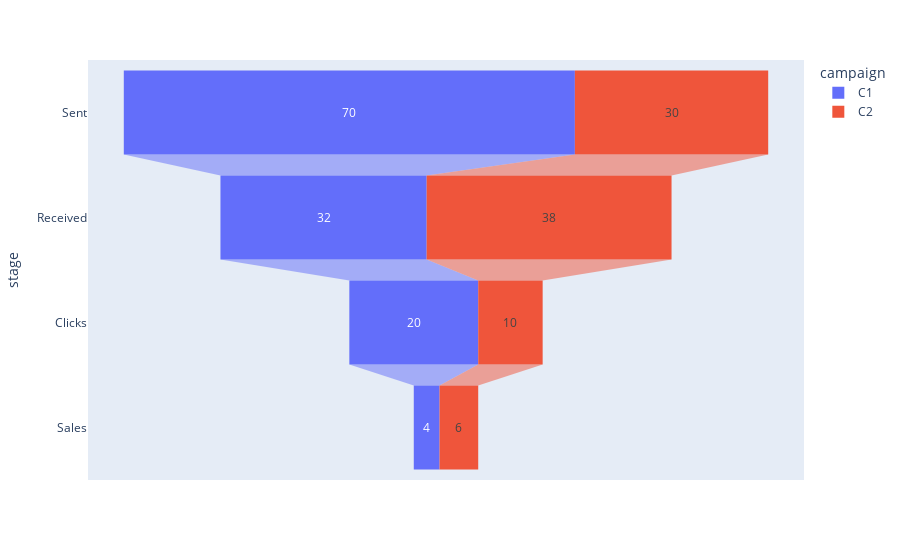

Notebook cell for this chart:
### Code cell
import plotly.express as px
import pandas as pd

# Sample data
df = pd.DataFrame(dict(
    stage = ['Sent', 'Received', 'Clicks', 'Sales',
             'Sent', 'Received', 'Clicks', 'Sales'],
    percentage = [70, 32, 20, 4,
                  30, 38, 10, 6],
    campaign = ['C1', 'C1', 'C1', 'C1',
                'C2', 'C2', 'C2', 'C2']))

fig = px.funnel(df, x = 'percentage', y = 'stage', color = 'campaign')

fig.show()

### Figure 1 — Plotly figure (JSON) as saved in the notebook; plotly's stock layout.template omitted (floating-point values rounded to 4 significant figures)
{"data": [{"hovertemplate": "campaign=C1<br>percentage=%{x}<br>stage=%{y}<extra></extra>", "legendgroup": "C1", "marker": {"color": "#636efa"}, "name": "C1", "orientation": "h", "showlegend": true, "type": "funnel", "x": [70, 32, 20, 4], "xaxis": "x", "y": ["Sent", "Received", "Clicks", "Sales"], "yaxis": "y"}, {"hovertemplate": "campaign=C2<br>percentage=%{x}<br>stage=%{y}<extra></extra>", "legendgroup": "C2", "marker": {"color": "#EF553B"}, "name": "C2", "orientation": "h", "showlegend": true, "type": "funnel", "x": [30, 38, 10, 6], "xaxis": "x", "y": ["Sent", "Received", "Clicks", "Sales"], "yaxis": "y"}], "layout": {"legend": {"title": {"text": "campaign"}, "tracegroupgap": 0}, "margin": {"t": 60}, "xaxis": {"anchor": "y", "domain": [0, 1], "title": {"text": "percentage"}}, "yaxis": {"anchor": "x", "domain": [0, 1], "title": {"text": "stage"}}}}
